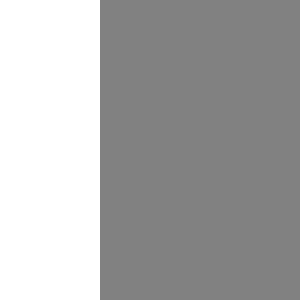
Frame 1 (no input)
Frame 60 (the mouse pressed at the canvas centre just before this capture): identical to frame 1, image omitted
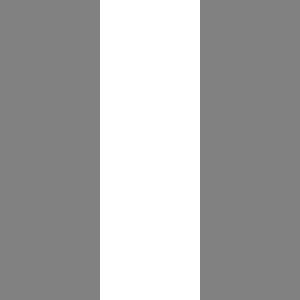
Frame 120 (the mouse held since frame 60 and released just before this capture)

The Processing sketch that drew these frames (run headless with seeded random() and noise(); from frame 60 on, the mouse is pressed at the canvas centre):

// Processing sketch: retangulos
// ── retangulos.pde

// modificado por CCS
// Explicando o IF....
// para habilitar o uso de mouse e outros
void setup() {
  size(300, 300);
  noStroke();
  fill(255);
}

// para habilitar o uso de mouse e outros
void draw() {
  background(129);
 // frameRate(12);
  if (mouseX < 100) {
    rect(0, 0, 100, 300); // Left
    println(mouseX + " : " + mouseY);
    } 
  else if (mouseX < 200) {
    rect(100, 0, 100, 300); // Middle
    println(mouseX + " : " + mouseY);
    } 
   else {
    rect(200, 0, 100, 300); // Right
    println(mouseX + " : " + mouseY);
  }
}
